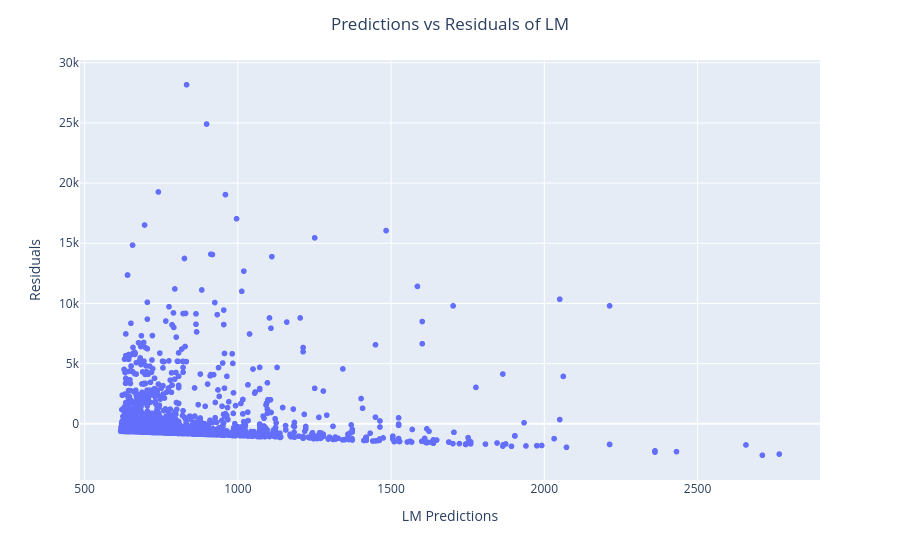

Source (notebook cell):
### Code cell
DF_model2['Residual'] = DF_model2['price']-DF_model2['predict']

fig = px.scatter(DF_model2, x = 'predict', y = 'Residual')

fig.update_layout(title = "Predictions vs Residuals of LM",
                  title_x = .5,
                  xaxis_title = "LM Predictions",
                  yaxis_title = "Residuals")
fig.show()

### Figure 1 — Plotly figure (JSON) as saved in the notebook; plotly's stock layout.template omitted (floating-point values rounded to 4 significant figures; data arrays with more than 128 entries replaced by an {"elided": "..."} marker saying what was removed)
{"data": [{"hovertemplate": "predict=%{x}<br>Residual=%{y}<extra></extra>", "legendgroup": "", "marker": {"color": "#636efa", "symbol": "circle"}, "mode": "markers", "name": "", "showlegend": false, "type": "scattergl", "x": {"elided": "3211 float values"}, "xaxis": "x", "y": {"elided": "3211 float values"}, "yaxis": "y"}], "layout": {"legend": {"tracegroupgap": 0}, "margin": {"t": 60}, "title": {"text": "Predictions vs Residuals of LM", "x": 0.5}, "xaxis": {"anchor": "y", "domain": [0, 1], "title": {"text": "LM Predictions"}}, "yaxis": {"anchor": "x", "domain": [0, 1], "title": {"text": "Residuals"}}}}
